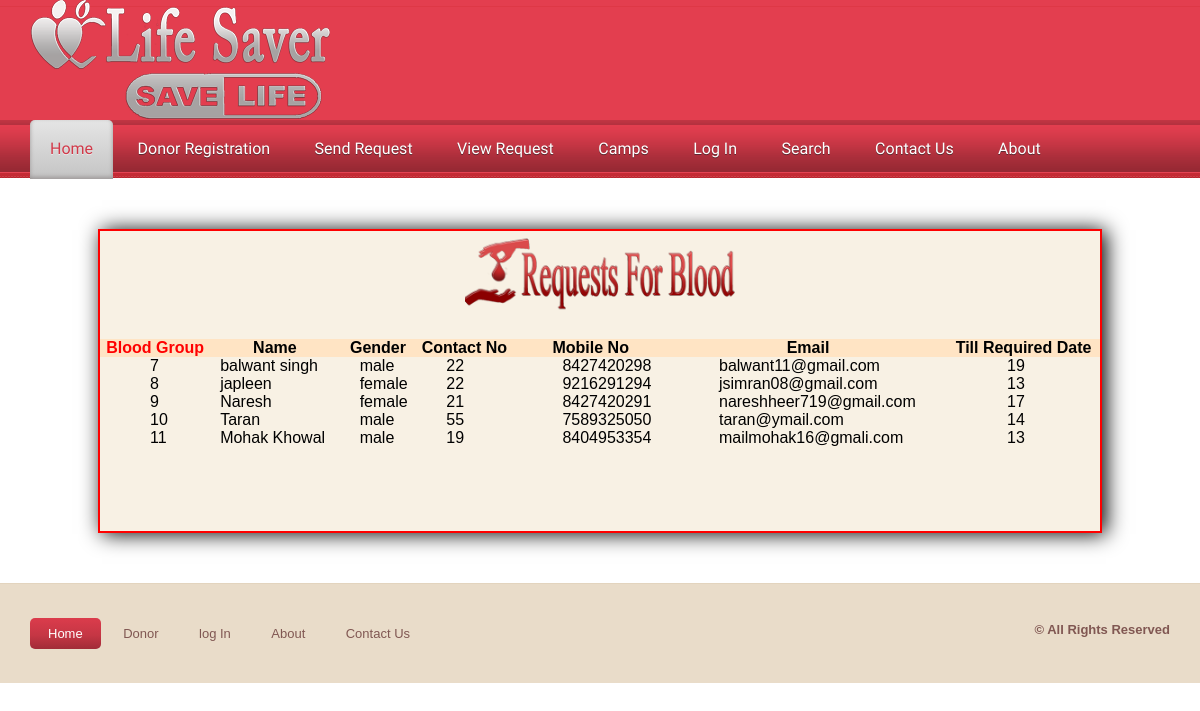
The page /viewrequest.php on the database as committed earlier.
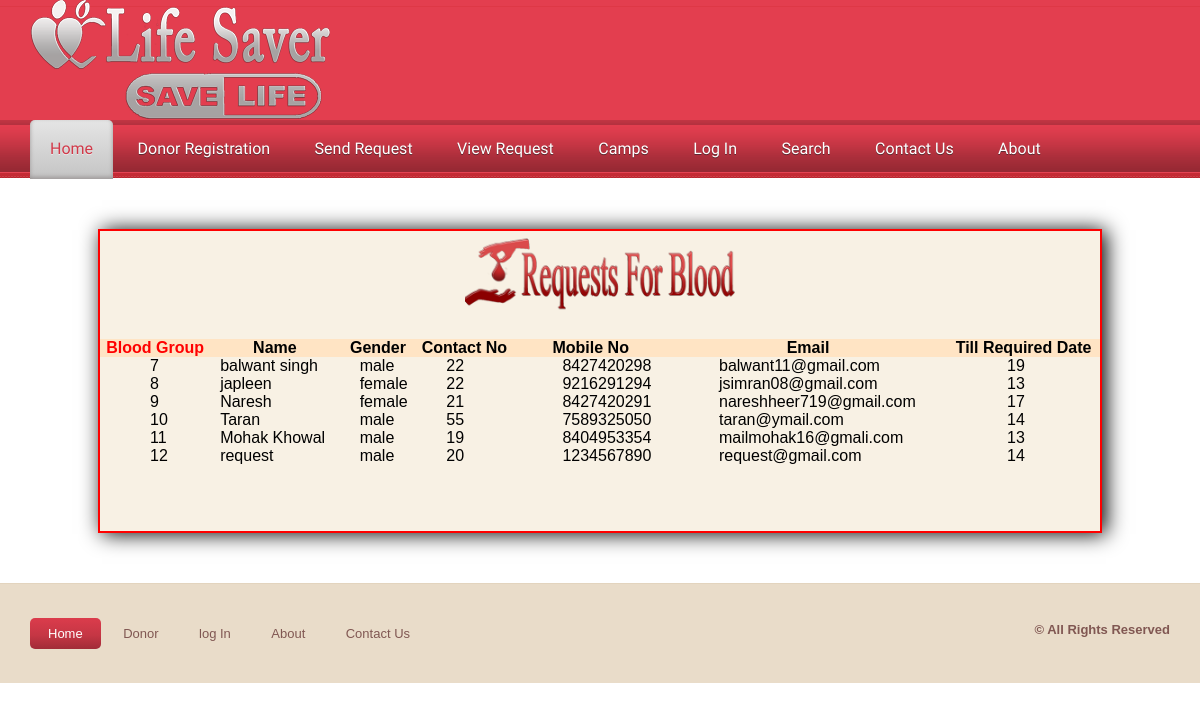
The same page on the database as committed later.
### tables this page shows
CREATE TABLE `requestes` (
  `req_id` int(100) NOT NULL,
  `name` varchar(100) NOT NULL,
  `gender` varchar(100) NOT NULL,
  `age` varchar(100) NOT NULL,
  `mobile` varchar(100) NOT NULL,
  `email` varchar(100) NOT NULL,
  `bgroup` int(100) NOT NULL,
  `reqdate` datetime NOT NULL,
  `detail` varchar(500) NOT NULL
);

### viewrequest.php (the view, shortened to what this page needs)
<!DOCTYPE html PUBLIC "-//W3C//DTD XHTML 1.0 Transitional//EN" "http://www.w3.org/TR/xhtml1/DTD/xhtml1-transitional.dtd">
<html xmlns="http://www.w3.org/1999/xhtml">
<head>
<link href="css/lightbox.css" rel="stylesheet" />
    <link href="StyleSheet.css" rel="stylesheet" type="text/css" />
<link href="css/style.css" rel="stylesheet" type="text/css" media="all" />
<link href="css/flexslider.css" rel="stylesheet" type="text/css" media="all" />
</head>
<body>
<?php include('admin/function.php'); ?>
 <div class="h_bg">
<div class="wrap">
<div class="header">
		<div class="logo">
			<h1><a href="index.php"><img src="Images/logo.png" alt=""></a></h1>
		</div>
	</div>
</div>
</div>
<div class="nav_bg">
<div class="wrap">
		<?php require('header.php');?>
	</div>
<div style="height:300px; width:1000px; margin:auto; margin-top:50px; margin-bottom:50px; background-color:#f8f1e4; border:2px solid red; box-shadow:4px 1px 20px black;">
     <form method="post" enctype="multipart/form-data">
 <table cellpadding="20" cellspacing="20" width="1000px" height="200px"  style="margin:auto" >
   <tr><td colspan="7" align="center"><img src="Images/brequest.png" height="90px" /></td></tr>
   <tr><td>&nbsp;</td><td>&nbsp;</td></tr>
 <tr style="background-color:bisque" align="center" class="bold">
             <td class="bold" style="color:red"  >Blood Group</td><td align="center">Name</td><td align="center">Gender</td><td align="center">Contact No</td><td align="center">Mobile No</td><td align="center">Email</td>
            <td align="center">Till Required Date</td>
        </tr>
<?php
$cn=mysqli_connect("localhost","root","","bloodbank");
$s="select * from requestes";
	$result=mysqli_query($cn,$s);
	while($data=mysqli_fetch_array($result))
	{
				echo"<tr><td  style=' padding-left:50px'>$data[0]</td><td  style=' padding-left:10px'>$data[1]</td><td  style=' padding-left:20px'>$data[2]</td><td  style=' padding-left:30px'>$data[3]</td><td  style=' padding-left:50px'>$data[4]</td><td  style=' padding-left:50px'>$data[5]</td><td  style=' padding-left:60px'>$data[6]</td></tr>";
			}
			?>
</table>
</form>
        </div>
<div class="ftr-bg">
<div class="wrap">
<div class="footer">
	<div class="f_nav">
		<ul>
			<li class="active"><a href="index.php">Home</a></li>
			<li><a href="donar.php">Donor</a></li>
            <li><a href="login.php">log In</a></li>
            <li><a href="aboutus.php">About</a></li>
            <li><a href="contact.php">Contact Us</a></li>
            </ul>
	</div>
		<div class="copy">
			<p class="title">© All Rights Reserved </p>
		</div>
</div>
</div>
</div>
</body>
</html>

### Admin/function.php (shortened to what this page needs)
<!DOCTYPE html PUBLIC "-//W3C//DTD XHTML 1.0 Transitional//EN" "http://www.w3.org/TR/xhtml1/DTD/xhtml1-transitional.dtd">
<html xmlns="http://www.w3.org/1999/xhtml">
<head>
</head>
<body>
</body>
</html>

### header.php
<ul class="nav">
			<li class="active"><a href="index.php">Home</a></li>
			<li><a href="registration.php">Donor Registration</a></li>
			<li><a href="requests.php">send Request</a></li>
            <li><a href="viewrequest.php">View Request</a></li>
            <li><a href="camps.php">Camps</a></li>
            <li><a href="login.php">log In</a></li>
            <li><a href="search.php">Search</a></li>
            <li><a href="contact.php">Contact Us</a></li>
           	<li><a href="aboutus.php">About</a></li>
            </ul>

### css/lightbox.css (style rules this page uses)
body:after { content: url(../img/close.png) url(../img/loading.gif) url(../img/prev.png) url(../img/next.png); display: none; }

### StyleSheet.css (style rules this page uses)
.title { font-weight:bold; color:#805752; font-size: 16px; text-align: left; padding-left: 20px; }
.bold { font-weight:bold; }

### css/style.css (style rules this page uses)
html,body,div,span,applet,object,iframe,h1,h2,h3,h4,h5,h6,p,blockquote,pre,a,abbr,acronym,address,big,cite,code,del,dfn,em,img,ins,kbd,q,s,samp,small,strike,strong,sub,sup,tt,var,b,u,i,dl,dt,dd,ol,nav ul,nav li,fieldset,form,label,legend,table,caption,tbody,tfoot,thead,tr,th,td,article,aside,canvas,details,embed,figure,figcaption,footer,header,hgroup,menu,nav,output,ruby,section,summary,time,mark,audio,video { margin:0;padding:0;border:0;font-size:100%;font:inherit;vertical-align:baseline; }
ol,ul { list-style:none;margin:0;padding:0; }
table { border-collapse:collapse;border-spacing:0; }
a { text-decoration:none; }
img { max-width:100%; }
body { font-family: Arial, Geneva,Helvetica, sans-serif; font-size: 100%; }
.wrap { margin:0 auto; width:80%; }
.h_bg { background: url('../images/h_bg.png') repeat-x ; }
.nav_bg { background: url('../images/nav_bg.png') center 0 repeat-x #CF797E; height:58px; }
.nav li { display:inline-block; }
.nav li a { font-family: 'Source Sans Pro', sans-serif; line-height:1.8em; display:block; text-decoration:none; font-weight:normal; color:#ffffff; padding:15px 20px; font-size: 1em; text-transform: capitalize; text-shadow: 0 1px 0 #5C2830; letter-spacing:0px; }
.nav li.active a { text-shadow: 0 1px 0 #EBEBEB; color:#D13949; background: #E5E5E5; background: -moz-linear-gradient(top, #E5E5E5 0%, #C4C4C4 100%); background: -webkit-gradient(linear, left top, left bottom, color-stop(0%,#E5E5E5), color-stop(100%,#C4C4C4)); filter: progid:DXImageTransform.Microsoft.gradient( startColorstr='#E5E5E5', endColorstr='#C4C4C4',GradientType=0 ); -moz-border-radius:5px 5px 0 0; -webkit-border-radius:5px 5px 0 0; border-radius:5px 5px 0 0; box-shadow: inset 0px -2px 4px #9C9797; -webkit-box-shadow: inset 0px -2px 4px #9C9797; -moz-box-shadow: inset 0px -2px 4px #9C9797; -o-box-shadow: inset 0px -2px 4px #9C9797; }
.ftr-bg { background: #E9DCC9; border-top: 1px solid rgba(214, 195, 167, 0.34); }
.footer { padding:3% 0; }
.f_nav { float:left; }
.f_nav li { display: inline-block; }
.f_nav li.active a { color:#ffffff; background: rgb(219,60,76); background: -moz-linear-gradient(top, rgba(219,60,76,1) 0%, rgba(197,54,68,1) 56%, rgba(162,44,56,1) 99%); background: -webkit-gradient(linear, left top, left bottom, color-stop(0%,rgba(219,60,76,1)), color-stop(56%,rgba(197,54,68,1)), color-stop(99%,rgba(162,44,56,1))); background: -webkit-linear-gradient(top, rgba(219,60,76,1) 0%,rgba(197,54,68,1) 56%,rgba(162,44,56,1) 99%); background: -o-linear-gradient(top, rgba(219,60,76,1) 0%,rgba(197,54,68,1) 56%,rgba(162,44,56,1) 99%); background: -ms-linear-gradient(top, rgba(219,60,76,1) 0%,rgba(197,54,68,1) 56%,rgba(162,44,56,1) 99%); background: linear-gradient(to bottom, rgba(219,60,76,1) 0%,rgba(197,54,68,1) 56%,rgba(162,44,56,1) 99%); filter: progid:DXImageTransform.Microsoft.gradient( startColorstr='#db3c4c', endColorstr='#a22c38',GradientType=0 ); }
.f_nav li a { border-radius: 5px; -webkit-border-radius: 5px; -moz-border-radius: 5px; -o-border-radius: 5px; display:block; padding: 8px 18px; color: #805752; font-size: 0.8125em; }
.copy { float: right; }
.copy p { color: #805752; font-size: 0.8125em; line-height: 1.8em; }
@media only screen and (max-width: 1280px) { .wrap { width:95%; } }

Rows that differ between the two databases and show on the page:
added requestes: req_id "12", name "request", gender "male", age "20", mobile "1234567890", email "request@gmail.com", bgroup "14"
